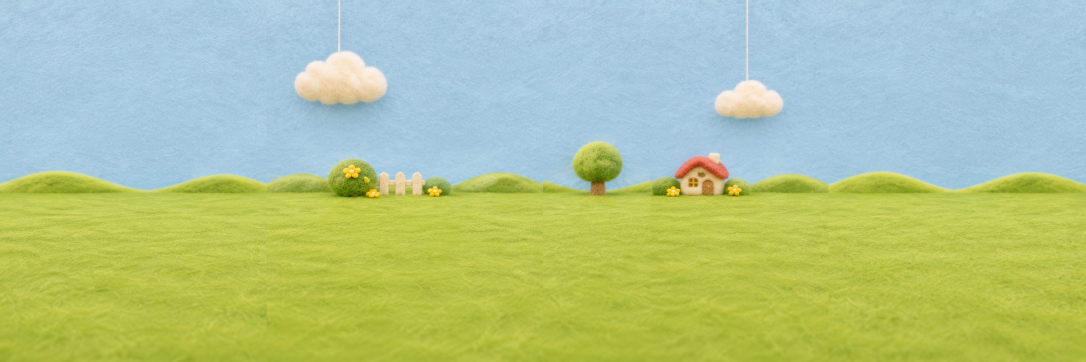
#> input picture works/2026-11-09-catch/mockups/next7v4/art-src/pano-a.png, 2172 x 724 px (shown at 1/2 size)
$ python stitch.py
#> lines starting #> are read from the running program, lines starting #| are printed output that depends on the picture
"""pano-a + pano-b -> ../img/pano.webp: one seamless 360 ring strip, horizon at 52% (SceneSource.HORIZON)."""
import numpy as np
from PIL import Image
H, ABOVE, BELOW, X = 1000, 520, 480, 260   # X = cross-fade width at each joint
def fit(f, hz):
#> called with f = 'pano-a.png', hz = 385
    im = Image.open(f).convert("RGB"); w, h = im.size
#> in fit, im is the input picture: PIL image 2172x724 RGB; mean R, G, B 176, 196.2, 145
#> after `w, h = im.size`: w = 2172; h = 724
    s = max(ABOVE / hz, BELOW / (h - hz))
#> s = 1.42
    im = im.resize((round(w * s), round(h * s)), Image.LANCZOS)
#> im: PIL image 3075x1025 RGB
    top = round(hz * s) - ABOVE
#> top = 25
    return np.asarray(im.crop((24, top, im.width - 24, top + H)), dtype=np.float32)   # Codex edges carry a dark column
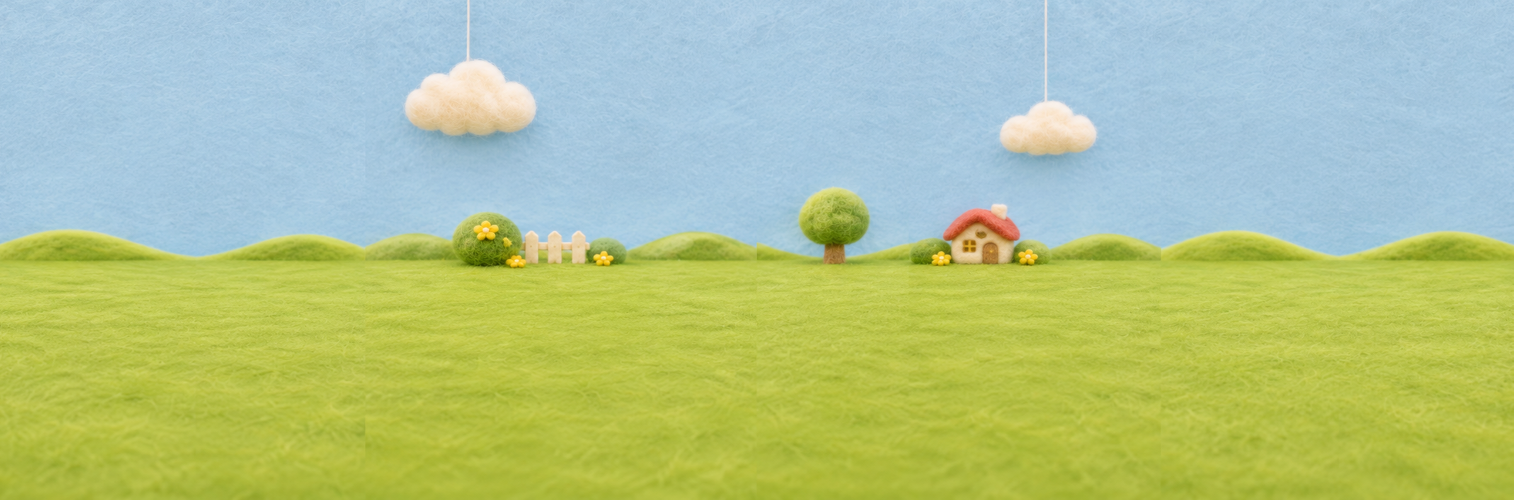
#> returned value: shape (1000, 3027, 3) float32 (shown at 1/2 size); mean of channels 0, 1, 2 176.7, 195.5, 143; drawn as R, G, B
a, b = fit("pano-a.png", 385), fit("pano-b.png", 525)
#> call 2 of fit, with f = 'pano-b.png', hz = 525
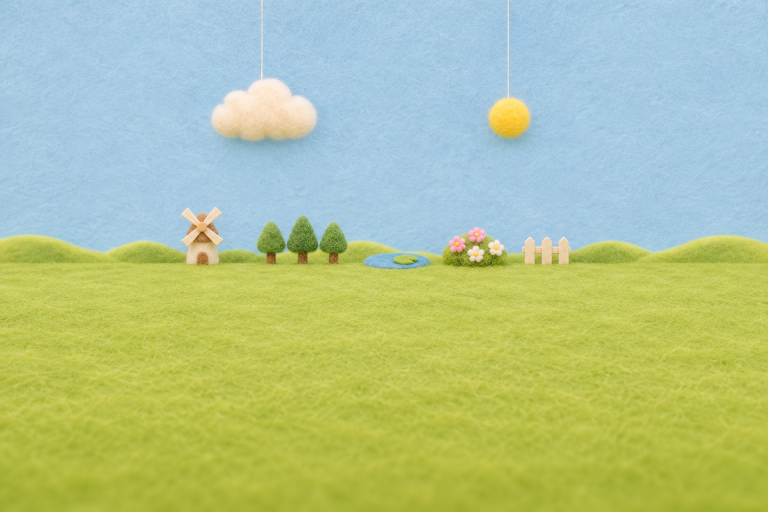
#> input picture works/2026-11-09-catch/mockups/next7v4/art-src/pano-b.png, 1536 x 1024 px (shown at 1/2 size)
#> in fit, im is the input picture: PIL image 1536x1024 RGB; mean R, G, B 176.9, 196.3, 146
#> in fit (call 2), `return np.asarray(im.crop((24, top, im.width - 24, top + H)), dtype=np..`:
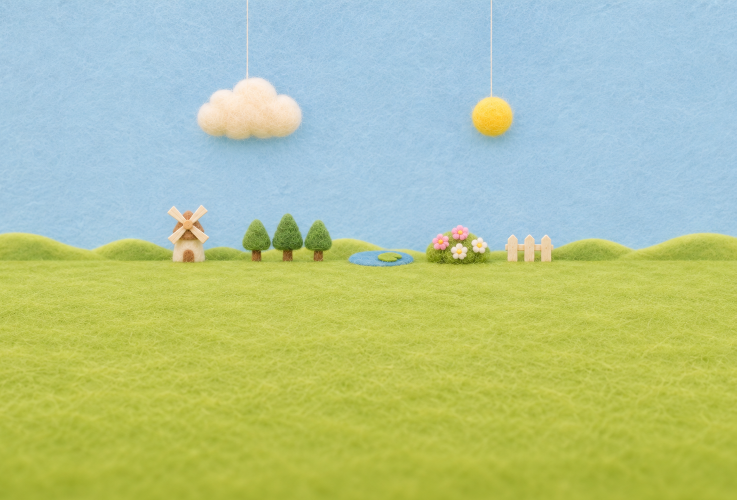
#> returned value: shape (1000, 1473, 3) float32 (shown at 1/2 size); mean of channels 0, 1, 2 177.1, 197.2, 147.3; drawn as R, G, B
# match b's sky and floor colour to a's (mean per band)
for y0, y1 in ((0, ABOVE - 60), (ABOVE + 40, H)):
    b[y0:y1] += a[y0:y1].mean((0, 1)) - b[y0:y1].mean((0, 1))
# blend the band between them too so the shift has no hard row edge
def xfade(l, r):
    t = np.linspace(0, 1, X)[None, :, None]
    return np.concatenate([l[:, :-X], l[:, -X:] * (1 - t) + r[:, :X] * t, r[:, X:]], 1)
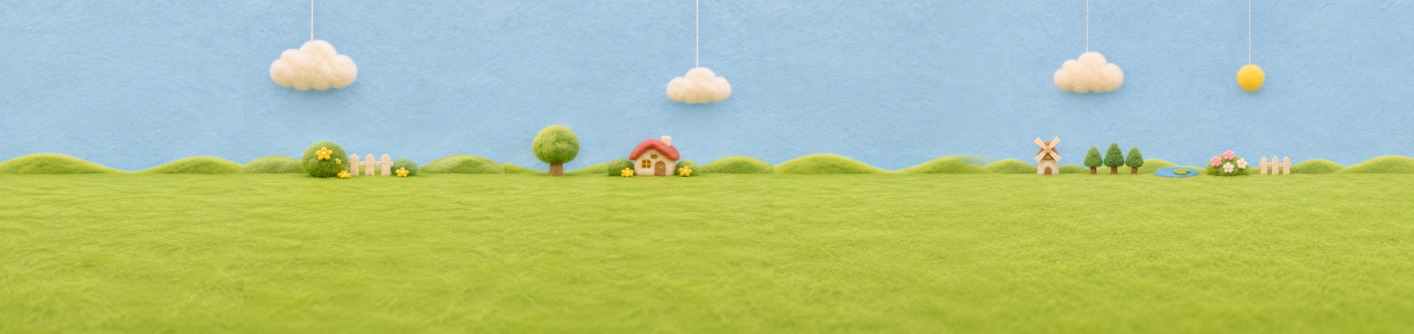
#> returned value: shape (1000, 4240, 3) float64 (shown at 1/3 size); mean of channels 0, 1, 2 176.2, 196.1, 143.5; drawn with min black and max white
ring = xfade(a, b)                      # a | b
# wrap joint: b's right end into a's left end
t = np.linspace(0, 1, X)[None, :, None]
ring[:, :X] = ring[:, -X:] * (1 - t) + ring[:, :X] * t
ring = ring[:, :-X]
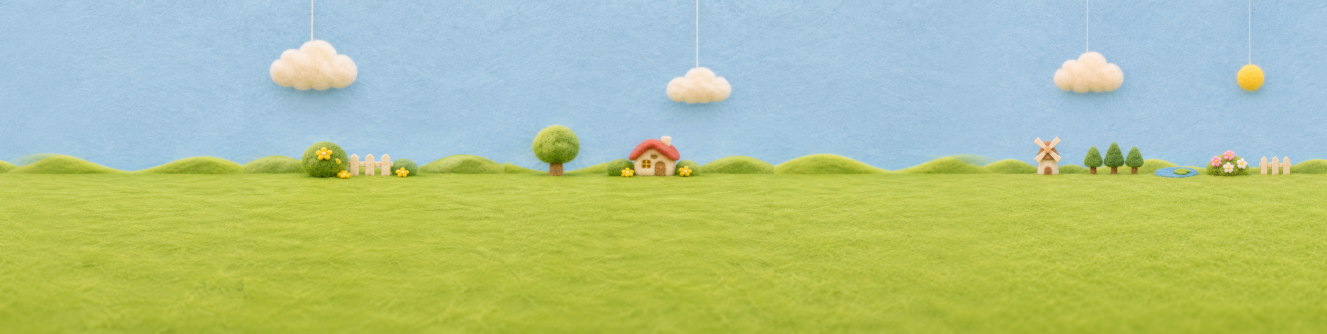
#> ring: shape (1000, 3980, 3) float64 (shown at 1/3 size); mean of channels 0, 1, 2 176.3, 196.1, 143.5; drawn with min black and max white
Image.fromarray(np.clip(ring, 0, 255).astype(np.uint8)).save("../img/pano.webp", quality=82)
print(ring.shape)
#| (1000, 3980, 3)
